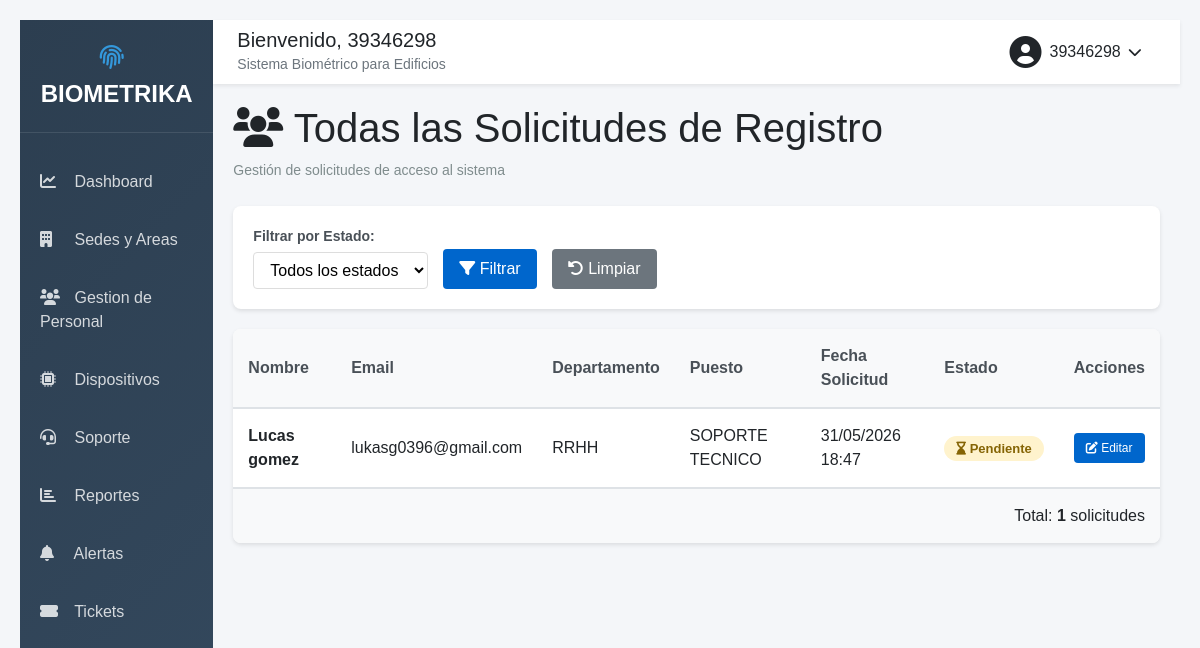
The page /usuarios/todas-solicitudes/ (signed in) on the database its author committed.
### usuarios/models.py (models this page shows, shortened)
class SolicitudRegistro(models.Model):
    nombre = models.CharField(max_length=150)
    dni = models.CharField(max_length=20, verbose_name='DNI')
    email = models.EmailField()
    telefono = models.CharField(max_length=20)
    departamento = models.CharField(max_length=100)
    puesto = models.CharField(max_length=100)
    superior = models.CharField(max_length=150, blank=True, null=True)
    fecha_ingreso = models.DateField(blank=True, null=True)
    fecha_solicitud = models.DateTimeField(auto_now_add=True)
    estado = models.CharField(
        max_length=20,
        choices=[
            ('pendiente', 'Pendiente'),
            ('aprobado', 'Aprobado'),
            ('rechazado', 'Rechazado'),
        ],
        default='pendiente'
    )
    class Meta:
        verbose_name = 'Solicitud de Registro'
        verbose_name_plural = 'Solicitudes de Registro'
        ordering = ['-fecha_solicitud']

### usuarios/views.py (the view)
# urls.py: path('todas-solicitudes/', views.todas_solicitudes, name='todas_solicitudes'),
@login_required
def todas_solicitudes(request):
    if not request.user.is_staff:
        return redirect('dashboard:index')
    estado = request.GET.get('estado', '')
    solicitudes = SolicitudRegistro.objects.all().order_by('-fecha_solicitud')
    if estado:
        solicitudes = solicitudes.filter(estado=estado)
    estados = SolicitudRegistro._meta.get_field('estado').choices
    return render(request, 'usuarios/todas_solicitudes.html', {
        'solicitudes': solicitudes,
        'estados': estados,
        'estado_filtro': estado
    })

### templates/usuarios/todas_solicitudes.html (shortened to what this page needs)
{% extends 'dashboard/base.html' %}
{% load static %}
{% block content %}
<link rel="stylesheet" href="{% static 'css/style_usuario_nuevo.css' %}">
<div class="contenido">
    <h1><i class="fa-solid fa-users"></i> Todas las Solicitudes de Registro</h1>
    <p class="subtitulo">Gestión de solicitudes de acceso al sistema</p>
    <div class="filtros-container">
        <form method="GET" class="filtros-form">
            <div class="filtro-grupo">
                <label>Filtrar por Estado:</label>
                <select name="estado">
                    <option value="">Todos los estados</option>
                </select>
            </div>
            <button type="submit" class="btn"><i class="fa-solid fa-filter"></i> Filtrar</button>
            <a href="{% url 'usuarios:todas_solicitudes' %}" class="btn btn-secondary"><i class="fa-solid fa-rotate-left"></i> Limpiar</a>
        </form>
    </div>
    <div class="tabla-container">
        {% if solicitudes %}
            <table class="tabla-datos">
                <thead>
                    <tr>
                        <th>Nombre</th>
                        <th>Email</th>
                        <th>Departamento</th>
                        <th>Puesto</th>
                        <th>Fecha Solicitud</th>
                        <th>Estado</th>
                        <th>Acciones</th>
                    </tr>
                </thead>
                <tbody>
                    {% for solicitud in solicitudes %}
                        <tr>
                            <td><strong>{{ solicitud.nombre }}</strong></td>
                            <td>{{ solicitud.email }}</td>
                            <td>{{ solicitud.departamento }}</td>
                            <td>{{ solicitud.puesto }}</td>
                            <td>{{ solicitud.fecha_solicitud|date:"d/m/Y H:i" }}</td>
                            <td>
                                <span class="badge estado-{{ solicitud.estado }}">
                                    {% if solicitud.estado == 'pendiente' %}
                                        <i class="fa-solid fa-hourglass-end"></i> Pendiente
                                    {% elif solicitud.estado == 'aprobado' %}
                                        <i class="fa-solid fa-check-circle"></i> Aprobado
                                    {% else %}
                                        <i class="fa-solid fa-xmark-circle"></i> Rechazado
                                    {% endif %}
                                </span>
                            </td>
                            <td>
                                <a href="/admin/usuarios/solicitudregistro/{{ solicitud.id }}/change/" class="btn-small btn-edit">
                                    <i class="fa-solid fa-edit"></i> Editar
                                </a>
                            </td>
                        </tr>
                    {% endfor %}
                </tbody>
            </table>
            <p class="total-registros">Total: <strong>{{ solicitudes.count }}</strong> solicitudes</p>
        {% else %}
            <div class="alerta-info">
                <i class="fa-solid fa-info-circle"></i>
                <p>No hay solicitudes de registro registradas.</p>
            </div>
        {% endif %}
    </div>
</div>
{% endblock %}

### templates/dashboard/base.html (shortened to what this page needs)
<!DOCTYPE html>
<html lang="es">
<head>
    <link href="https://cdn.jsdelivr.net/npm/bootstrap@5.1.3/dist/css/bootstrap.min.css" rel="stylesheet">
    <link rel="stylesheet" href="https://cdnjs.cloudflare.com/ajax/libs/font-awesome/6.0.0/css/all.min.css">
</head>
<body>
    <div class="container-fluid">
        <div class="row">
            <div class="col-md-2 p-0 sidebar">
                <div class="logo">
                    <i class="fas fa-fingerprint"></i>
                    BIOMETRIKA
                </div>
                <nav class="nav flex-column mt-3">
                    <a class="nav-link" href="{% url 'dashboard:dashboard' %}">
                        <i class="fas fa-chart-line"></i> Dashboard
                    </a>
                    <a class="nav-link" href="{% url 'sedes:lista' %}">
                        <i class="fas fa-building"></i> Sedes y Areas
                    </a>
                    <a class="nav-link" href="{% url 'personal:lista' %}">
                        <i class="fas fa-users"></i> Gestion de Personal
                    </a>
                    <a class="nav-link" href="{% url 'dispositivos:lista' %}">
                        <i class="fas fa-microchip"></i> Dispositivos
                    </a>
                    <a class="nav-link" href="{% url 'soporte:index' %}">
                        <i class="fas fa-headset"></i> Soporte
                    </a>
                    <a class="nav-link" href="{% url 'reportes:index' %}">
                        <i class="fas fa-chart-bar"></i> Reportes
                    </a>
                    <a class="nav-link" href="{% url 'alertas:lista' %}">
                        <i class="fas fa-bell"></i> Alertas
                    </a>
                    <a class="nav-link" href="{% url 'tickets:lista' %}">
                        <i class="fas fa-ticket-alt"></i> Tickets
                    </a>
                </nav>
            </div>
            <div class="col-md-10 p-0">
                <nav class="navbar navbar-custom px-4 py-2">
                    <div>
                        <h5 class="mb-0">Bienvenido, {{ user.get_full_name|default:user.username }}</h5>
                        <small class="text-muted">Sistema Biométrico para Edificios</small>
                    </div>
                    <div class="position-relative">
                        <div class="user-menu d-flex align-items-center" onclick="toggleUserMenu()">
                            <i class="fas fa-user-circle fa-2x me-2"></i>
                            <span>{{ user.username }}</span>
                            <i class="fas fa-chevron-down ms-2 small"></i>
                        </div>
                    </div>
                </nav>
                <div class="main-content">
                    {% block content %}
                    {% endblock %}
                </div>
            </div>
        </div>
    </div>
</body>
</html>

### static/css/style_usuario_nuevo.css (style rules this page uses)
* { margin: 0; padding: 0; box-sizing: border-box; font-family: Arial, Helvetica, sans-serif; }
body { display: flex; flex-direction: column; justify-content: center; align-items: center; min-height: 100vh; background: #f4f6f9; padding: 20px; }
.logo { margin-bottom: 20px; }
.subtitulo { color: #7f8c8d; margin-bottom: 25px; font-size: 14px; }

### templates/dashboard/base.html (style rules this page uses)
:root { --primary-color: #2c3e50; --secondary-color: #3498db; }
body { font-family: 'Segoe UI', Tahoma, Geneva, Verdana, sans-serif; background-color: #f4f6f9; }
.sidebar { min-height: 100vh; background: linear-gradient(135deg, var(--primary-color) 0%, #34495e 100%); color: white; }
.sidebar .nav-link { color: rgba(255,255,255,0.8); padding: 12px 20px; margin: 5px 0; border-radius: 8px; transition: all 0.3s; }
.sidebar .nav-link i { margin-right: 10px; width: 20px; }
.navbar-custom { background: white; box-shadow: 0 2px 4px rgba(0,0,0,0.08); }
.user-menu { cursor: pointer; padding: 8px 15px; border-radius: 20px; transition: background 0.3s; }
.logo { font-size: 24px; font-weight: bold; padding: 20px; text-align: center; border-bottom: 1px solid rgba(255,255,255,0.1); }
.logo i { margin-right: 10px; color: var(--secondary-color); }
.main-content { padding: 20px; }

### templates/usuarios/todas_solicitudes.html (style rules this page uses)
.filtros-container { background: white; padding: 20px; border-radius: 8px; margin-bottom: 20px; box-shadow: 0 2px 4px rgba(0,0,0,0.1); }
.filtros-form { display: flex; gap: 15px; align-items: flex-end; flex-wrap: wrap; }
.filtro-grupo { display: flex; flex-direction: column; gap: 5px; }
.filtro-grupo label { font-weight: 600; color: #495057; font-size: 14px; }
.filtro-grupo select { padding: 8px 12px; border: 1px solid #ddd; border-radius: 4px; background: white; }
.tabla-container { background: white; border-radius: 8px; overflow-x: auto; box-shadow: 0 2px 4px rgba(0,0,0,0.1); }
.tabla-datos { width: 100%; border-collapse: collapse; margin: 0; }
.tabla-datos thead { background: #f8f9fa; border-bottom: 2px solid #dee2e6; }
.tabla-datos th { padding: 15px; text-align: left; font-weight: 600; color: #495057; }
.tabla-datos td { padding: 15px; border-bottom: 1px solid #dee2e6; }
.badge { display: inline-block; padding: 6px 12px; border-radius: 20px; font-size: 13px; font-weight: 600; }
.badge.estado-pendiente { background: #fff3cd; color: #856404; }
.btn-small { padding: 6px 12px; border: none; border-radius: 4px; cursor: pointer; font-size: 12px; transition: all 0.3s; text-decoration: none; display: inline-block; }
.btn-edit { background: #0066cc; color: white; }
.btn { padding: 8px 16px; background: #0066cc; color: white; border: none; border-radius: 4px; cursor: pointer; }
.btn-secondary { background: #6c757d; }
.total-registros { padding: 15px; background: #f8f9fa; text-align: right; margin: 0; border-top: 1px solid #dee2e6; }

### rows shown on the page
SolicitudRegistro: nombre "Lucas gomez", email "lukasg0396@gmail.com", departamento "RRHH", puesto "SOPORTE TECNICO", fecha_solicitud "31/05/2026 18:47", estado "pendiente" (drawn)

### other values the page prints
{{ user.get_full_name|default:user.username }} "39346298"
{{ user.username }} "39346298"
{{ solicitudes.count }} "1"
